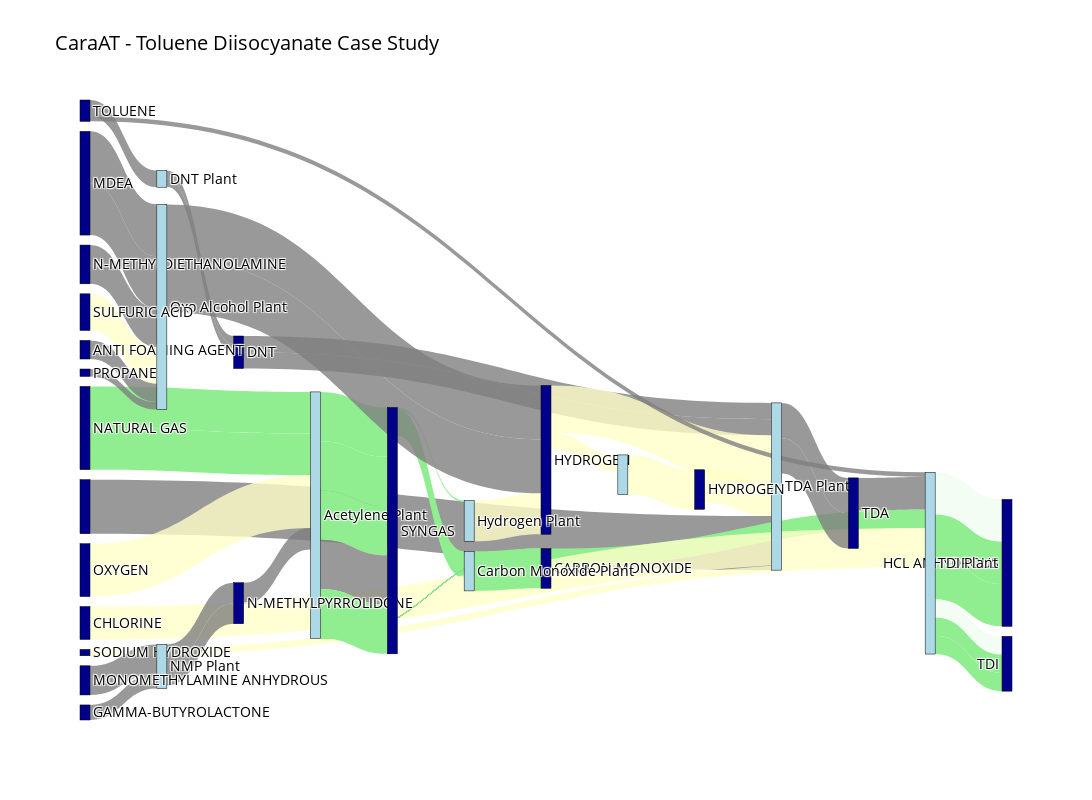

Source (notebook cell):
### Markdown cell above
## 8. Sankey Visualisation

Finally, we visualise the results of the LP optimisation using a Sankey diagram. The `SankeyDiagramGenerator` takes the graph and the LP results (beta_d_res for duplet flows and beta_t_res for triplet flows) as input. We prepare the data, generate the diagram with a title and specified dimensions, display it, and save it as an HTML file.

### Code cell
# Sankey Visualisation

# Extract LP results for the Sankey diagram
beta_t_res = results["beta_t_res"]
beta_d_res = results["beta_d_res"]

# Initialize the generator
generator = SankeyDiagramGenerator(graph, beta_d_res, beta_t_res)

# Prepare the data
generator.prepare_data()

# Generate the diagram
fig = generator.generate_sankey_diagram(
    title="CaraAT - Toluene Diisocyanate Case Study", width=1200, height=800
)

# Display the diagram
generator.display_diagram(fig)

# Save the diagram
generator.save_diagram(fig, "assets/sankey_diagram.html", scale=3)

### Figure 1 — Plotly figure (JSON) as saved in the notebook; plotly's stock layout.template omitted (floating-point values rounded to 4 significant figures)
{"data": [{"link": {"color": ["rgba(128, 128, 128, 0.8)", "rgba(144, 238, 144, 1.10)", "rgba(144, 238, 144, 1.10)", "rgba(144, 238, 144, 1.10)", "rgba(255, 255, 200, 0.8)", "rgba(128, 128, 128, 0.8)", "rgba(144, 238, 144, 1.10)", "rgba(144, 238, 144, 1.10)", "rgba(255, 255, 200, 0.8)", "rgba(128, 128, 128, 0.8)", "rgba(128, 128, 128, 0.8)", "rgba(255, 255, 200, 0.8)", "rgba(128, 128, 128, 0.8)", "rgba(128, 128, 128, 0.8)", "rgba(255, 255, 200, 0.8)", "rgba(255, 255, 200, 0.8)", "rgba(255, 255, 200, 0.8)", "rgba(128, 128, 128, 0.8)", "rgba(128, 128, 128, 0.8)", "rgba(128, 128, 128, 0.8)", "rgba(128, 128, 128, 0.8)", "rgba(128, 128, 128, 0.8)", "rgba(255, 255, 200, 0.8)", "rgba(128, 128, 128, 0.8)", "rgba(128, 128, 128, 0.8)", "rgba(128, 128, 128, 0.8)", "rgba(255, 255, 200, 0.8)", "rgba(144, 238, 144, 0.11)", "rgba(144, 238, 144, 1.10)", "rgba(144, 238, 144, 1.10)", "rgba(144, 238, 144, 0.11)", "rgba(144, 238, 144, 1.10)", "rgba(144, 238, 144, 1.10)", "rgba(128, 128, 128, 0.8)", "rgba(128, 128, 128, 0.8)", "rgba(255, 255, 200, 0.8)", "rgba(144, 238, 144, 1.10)", "rgba(144, 238, 144, 1.10)", "rgba(144, 238, 144, 1.10)", "rgba(128, 128, 128, 0.8)", "rgba(144, 238, 144, 1.10)", "rgba(144, 238, 144, 1.10)", "rgba(144, 238, 144, 1.10)", "rgba(144, 238, 144, 1.10)", "rgba(128, 128, 128, 0.8)", "rgba(144, 238, 144, 1.10)", "rgba(128, 128, 128, 0.8)", "rgba(128, 128, 128, 0.8)", "rgba(128, 128, 128, 0.8)", "rgba(128, 128, 128, 0.8)", "rgba(144, 238, 144, 1.10)", "rgba(128, 128, 128, 0.8)", "rgba(128, 128, 128, 0.8)"], "customdata": [0, 1, 1, 1, 0, 0, 1, 1, 0, 0, 0, 0, 0, 0, 0, 0, 0, 0, 0, 0, 0, 0, 0, 0, 0, 0, 0, 0.2222, 1, 1, 0.2222, 1, 1, 0, 0, 0, 1, 1, 1, 0, 1, 1, 1, 1, 0, 1, 0, 0, 0, 0, 1, 0, 0], "hoverinfo": "all", "hoverlabel": {"bgcolor": "white"}, "hovertemplate": "Substream: %{label}<br>Biogenic Content: %{customdata:.2f}<extra></extra>", "label": ["[C]", "[C-]#[O+]", "C", "CC", "No carbon data", "C[Si](C)(C)O[Si](C)(C)O[Si](C)(C)C", "[C-]#[O+]", "[C-]#[O+]", "No carbon data", "Cc1c([N+](=O)[O-])cccc1[N+](=O)[O-]", "Cc1ccc([N+](=O)[O-])cc1[N+](=O)[O-]", "No carbon data", "CCC", "CN", "No carbon data", "No carbon data", "No carbon data", "Cc1ccc(N)cc1N", "CN1CCCC1=O", "O=C1CCCO1", "C1CNCCN1", "CN(CCO)CCO", "No carbon data", "Cc1ccccc1", "Cc1ccccc1", "CN(CCO)CCO", "No carbon data", "Cc1ccc(N=C=O)cc1N=C=O", "O=C=O", "[C-]#[O+]", "Cc1ccc(N=C=O)cc1N=C=O", "O=C=O", "[C-]#[O+]", "Cc1ccc(N)c(N)c1.Cc1cccc(N)c1N", "Cc1ccc(N)cc1N", "No carbon data", "C#C", "C#CC", "C=C=C", "CN1CCCC1=O", "[C-]#[O+]", "C#C", "C#CC", "C=C=C", "CN1CCCC1=O", "[C-]#[O+]", "C", "[C-]#[O+]", "CCCCO", "CN1CCCC1=O", "[C-]#[O+]", "Cc1c([N+](=O)[O-])cccc1[N+](=O)[O-]", "Cc1ccc([N+](=O)[O-])cc1[N+](=O)[O-]"], "source": [0, 2, 8, 8, 19, 21, 29, 29, 1, 17, 17, 28, 6, 26, 3, 3, 25, 11, 27, 12, 30, 30, 23, 20, 20, 9, 15, 14, 14, 14, 14, 14, 14, 4, 4, 24, 10, 10, 10, 10, 10, 10, 10, 10, 10, 10, 22, 22, 18, 18, 13, 5, 5], "target": [4, 14, 10, 10, 10, 22, 15, 13, 14, 4, 4, 4, 22, 18, 4, 24, 22, 14, 10, 18, 22, 22, 14, 14, 5, 22, 3, 16, 16, 16, 7, 7, 7, 11, 11, 28, 2, 2, 2, 2, 2, 29, 29, 29, 29, 29, 3, 3, 27, 27, 2, 17, 17], "value": [0.9988, 0.342, 0.7685, 0.7685, 0.9758, 0.3433, 0.0294, 0.4941, 0.1174, 0.3003, 0.3003, 0.6137, 0.1372, 0.5388, 0.8762, 0.3028, 0.6761, 0.602, 0.3978, 0.2781, 0.9576, 0.9576, 0.607, 0.08586, 0.3088, 0.7157, 0.7557, 0.3376, 0.3376, 0.3376, 0.7817, 0.7817, 0.7817, 0.6512, 0.6512, 0.7311, 0.0003912, 0.0003912, 0.0003912, 0.0003912, 0.0003912, 0.9099, 0.9099, 0.9099, 0.9099, 0.9099, 0.9959, 0.9959, 0.3789, 0.3789, 0.7307, 0.1492, 0.1492]}, "node": {"color": ["darkblue", "darkblue", "darkblue", "darkblue", "lightblue", "lightblue", "darkblue", "darkblue", "darkblue", "darkblue", "lightblue", "darkblue", "darkblue", "lightblue", "lightblue", "lightblue", "darkblue", "darkblue", "lightblue", "darkblue", "darkblue", "darkblue", "lightblue", "darkblue", "lightblue", "darkblue", "darkblue", "darkblue", "darkblue", "darkblue", "darkblue"], "label": ["", "SODIUM HYDROXIDE", "CARBON MONOXIDE", "HYDROGEN", "TDA Plant", "DNT Plant", "PROPANE", "HCL ANHYDROUS", "NATURAL GAS", "N-METHYLDIETHANOLAMINE", "Acetylene Plant", "TDA", "GAMMA-BUTYROLACTONE", "Carbon Monoxide Plant", "TDI Plant", "Hydrogen Plant", "TDI", "DNT", "NMP Plant", "OXYGEN", "TOLUENE", "ANTI FOAMING AGENT", "Oxo Alcohol Plant", "CHLORINE", "", "SULFURIC ACID", "MONOMETHYLAMINE ANHYDROUS", "N-METHYLPYRROLIDONE", "HYDROGEN", "SYNGAS", "MDEA"], "line": {"color": "black", "width": 0.5}, "pad": 10, "thickness": 10}, "type": "sankey", "visible": true}], "layout": {"font": {"color": "black", "size": 14}, "height": 800, "title": {"text": "CaraAT - Toluene Diisocyanate Case Study"}, "width": 1200}}
